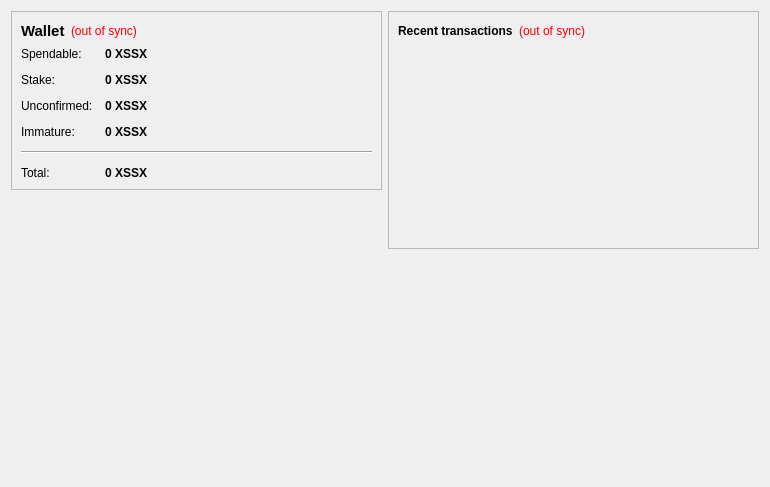
<?xml version="1.0" encoding="UTF-8"?>
<ui version="4.0">
 <class>OverviewPage</class>
 <widget class="QWidget" name="OverviewPage">
  <property name="geometry">
   <rect>
    <x>0</x>
    <y>0</y>
    <width>770</width>
    <height>487</height>
   </rect>
  </property>
  <property name="windowTitle">
   <string>Form</string>
  </property>
  <layout class="QHBoxLayout" name="horizontalLayout" stretch="1,1">
   <item>
    <layout class="QVBoxLayout" name="verticalLayout_2">
     <item>
      <widget class="QFrame" name="frame">
       <property name="frameShape">
        <enum>QFrame::StyledPanel</enum>
       </property>
       <property name="frameShadow">
        <enum>QFrame::Raised</enum>
       </property>
       <layout class="QVBoxLayout" name="verticalLayout_4">
        <item>
         <layout class="QHBoxLayout" name="horizontalLayout_4">
          <item>
           <widget class="QLabel" name="label_5">
            <property name="font">
             <font>
              <pointsize>11</pointsize>
              <weight>75</weight>
              <bold>true</bold>
             </font>
            </property>
            <property name="text">
             <string>Wallet</string>
            </property>
           </widget>
          </item>
          <item>
           <widget class="QLabel" name="labelWalletStatus">
            <property name="toolTip">
             <string>The displayed information may be out of date. Your wallet automatically synchronizes with the SpamSlayer network after a connection is established, but this process has not completed yet.</string>
            </property>
            <property name="styleSheet">
             <string notr="true">QLabel { color: red; }</string>
            </property>
            <property name="text">
             <string notr="true">(out of sync)</string>
            </property>
            <property name="alignment">
             <set>Qt::AlignLeading|Qt::AlignLeft|Qt::AlignVCenter</set>
            </property>
           </widget>
          </item>
          <item>
           <spacer name="horizontalSpacer_2">
            <property name="orientation">
             <enum>Qt::Horizontal</enum>
            </property>
            <property name="sizeHint" stdset="0">
             <size>
              <width>40</width>
              <height>20</height>
             </size>
            </property>
           </spacer>
          </item>
         </layout>
        </item>
        <item>
         <layout class="QFormLayout" name="formLayout_2">
          <property name="fieldGrowthPolicy">
           <enum>QFormLayout::AllNonFixedFieldsGrow</enum>
          </property>
          <property name="horizontalSpacing">
           <number>12</number>
          </property>
          <property name="verticalSpacing">
           <number>12</number>
          </property>
          <item row="0" column="0">
           <widget class="QLabel" name="label">
            <property name="text">
             <string>Spendable:</string>
            </property>
           </widget>
          </item>
          <item row="0" column="1">
           <widget class="QLabel" name="labelBalance">
            <property name="font">
             <font>
              <weight>75</weight>
              <bold>true</bold>
             </font>
            </property>
            <property name="cursor">
             <cursorShape>IBeamCursor</cursorShape>
            </property>
            <property name="toolTip">
             <string>Your current spendable balance</string>
            </property>
            <property name="text">
             <string notr="true">0 XSSX</string>
            </property>
            <property name="textInteractionFlags">
             <set>Qt::LinksAccessibleByMouse|Qt::TextSelectableByKeyboard|Qt::TextSelectableByMouse</set>
            </property>
           </widget>
          </item>
          <item row="1" column="0">
           <widget class="QLabel" name="label_6">
            <property name="text">
             <string>Stake:</string>
            </property>
           </widget>
          </item>
          <item row="1" column="1">
           <widget class="QLabel" name="labelStake">
            <property name="font">
             <font>
              <weight>75</weight>
              <bold>true</bold>
             </font>
            </property>
            <property name="cursor">
             <cursorShape>IBeamCursor</cursorShape>
            </property>
            <property name="toolTip">
             <string>Total of coins that was staked, and do not yet count toward the current balance</string>
            </property>
            <property name="text">
             <string notr="true">0 XSSX</string>
            </property>
            <property name="textInteractionFlags">
             <set>Qt::LinksAccessibleByMouse|Qt::TextSelectableByKeyboard|Qt::TextSelectableByMouse</set>
            </property>
           </widget>
          </item>
          <item row="2" column="0">
           <widget class="QLabel" name="label_3">
            <property name="text">
             <string>Unconfirmed:</string>
            </property>
           </widget>
          </item>
          <item row="2" column="1">
           <widget class="QLabel" name="labelUnconfirmed">
            <property name="font">
             <font>
              <weight>75</weight>
              <bold>true</bold>
             </font>
            </property>
            <property name="cursor">
             <cursorShape>IBeamCursor</cursorShape>
            </property>
            <property name="toolTip">
             <string>Total of transactions that have yet to be confirmed, and do not yet count toward the current balance</string>
            </property>
            <property name="text">
             <string notr="true">0 XSSX</string>
            </property>
            <property name="textInteractionFlags">
             <set>Qt::LinksAccessibleByMouse|Qt::TextSelectableByKeyboard|Qt::TextSelectableByMouse</set>
            </property>
           </widget>
          </item>
          <item row="3" column="0">
           <widget class="QLabel" name="labelImmatureText">
            <property name="text">
             <string>Immature:</string>
            </property>
           </widget>
          </item>
          <item row="3" column="1">
           <widget class="QLabel" name="labelImmature">
            <property name="font">
             <font>
              <weight>75</weight>
              <bold>true</bold>
             </font>
            </property>
            <property name="toolTip">
             <string>Mined balance that has not yet matured</string>
            </property>
            <property name="text">
             <string notr="true">0 XSSX</string>
            </property>
            <property name="textInteractionFlags">
             <set>Qt::LinksAccessibleByMouse|Qt::TextSelectableByKeyboard|Qt::TextSelectableByMouse</set>
            </property>
           </widget>
          </item>
          <item row="4" column="0" colspan="2">
           <widget class="Line" name="line">
            <property name="orientation">
             <enum>Qt::Horizontal</enum>
            </property>
           </widget>
          </item>
          <item row="5" column="0">
           <widget class="QLabel" name="labelTotalText">
            <property name="text">
             <string>Total:</string>
            </property>
           </widget>
          </item>
          <item row="5" column="1">
           <widget class="QLabel" name="labelTotal">
            <property name="font">
             <font>
              <weight>75</weight>
              <bold>true</bold>
             </font>
            </property>
            <property name="cursor">
             <cursorShape>IBeamCursor</cursorShape>
            </property>
            <property name="toolTip">
             <string>Your current total balance</string>
            </property>
            <property name="text">
             <string notr="true">0 XSSX</string>
            </property>
            <property name="textInteractionFlags">
             <set>Qt::LinksAccessibleByMouse|Qt::TextSelectableByKeyboard|Qt::TextSelectableByMouse</set>
            </property>
           </widget>
          </item>
         </layout>
        </item>
       </layout>
      </widget>
     </item>
     <item>
      <spacer name="verticalSpacer">
       <property name="orientation">
        <enum>Qt::Vertical</enum>
       </property>
       <property name="sizeHint" stdset="0">
        <size>
         <width>20</width>
         <height>40</height>
        </size>
       </property>
      </spacer>
     </item>
     <item>
      <widget class="QLabel" name="label_2">
       <property name="autoFillBackground">
        <bool>true</bool>
       </property>
       <property name="text">
        <string/>
       </property>
       <property name="pixmap">
        <pixmap resource="../bitcoin.qrc">:/icons/drmbg</pixmap>
       </property>
       <property name="scaledContents">
        <bool>false</bool>
       </property>
       <property name="margin">
        <number>0</number>
       </property>
      </widget>
     </item>
    </layout>
   </item>
   <item>
    <layout class="QVBoxLayout" name="verticalLayout_3">
     <item>
      <widget class="QFrame" name="frame_2">
       <property name="frameShape">
        <enum>QFrame::StyledPanel</enum>
       </property>
       <property name="frameShadow">
        <enum>QFrame::Raised</enum>
       </property>
       <layout class="QVBoxLayout" name="verticalLayout">
        <item>
         <layout class="QHBoxLayout" name="horizontalLayout_2">
          <item>
           <widget class="QLabel" name="label_4">
            <property name="text">
             <string>&lt;b&gt;Recent transactions&lt;/b&gt;</string>
            </property>
           </widget>
          </item>
          <item>
           <widget class="QLabel" name="labelTransactionsStatus">
            <property name="toolTip">
             <string>The displayed information may be out of date. Your wallet automatically synchronizes with the SpamSlayer network after a connection is established, but this process has not completed yet.</string>
            </property>
            <property name="styleSheet">
             <string notr="true">QLabel { color: red; }</string>
            </property>
            <property name="text">
             <string notr="true">(out of sync)</string>
            </property>
            <property name="alignment">
             <set>Qt::AlignRight|Qt::AlignTrailing|Qt::AlignVCenter</set>
            </property>
           </widget>
          </item>
          <item>
           <spacer name="horizontalSpacer">
            <property name="orientation">
             <enum>Qt::Horizontal</enum>
            </property>
            <property name="sizeHint" stdset="0">
             <size>
              <width>40</width>
              <height>20</height>
             </size>
            </property>
           </spacer>
          </item>
         </layout>
        </item>
        <item>
         <widget class="QListView" name="listTransactions">
          <property name="styleSheet">
           <string notr="true">QListView { background: transparent; }</string>
          </property>
          <property name="frameShape">
           <enum>QFrame::NoFrame</enum>
          </property>
          <property name="verticalScrollBarPolicy">
           <enum>Qt::ScrollBarAlwaysOff</enum>
          </property>
          <property name="horizontalScrollBarPolicy">
           <enum>Qt::ScrollBarAlwaysOff</enum>
          </property>
          <property name="selectionMode">
           <enum>QAbstractItemView::NoSelection</enum>
          </property>
         </widget>
        </item>
       </layout>
      </widget>
     </item>
     <item>
      <spacer name="verticalSpacer_2">
       <property name="orientation">
        <enum>Qt::Vertical</enum>
       </property>
       <property name="sizeHint" stdset="0">
        <size>
         <width>20</width>
         <height>40</height>
        </size>
       </property>
      </spacer>
     </item>
    </layout>
   </item>
  </layout>
 </widget>
 <resources/>
 <connections/>
</ui>
